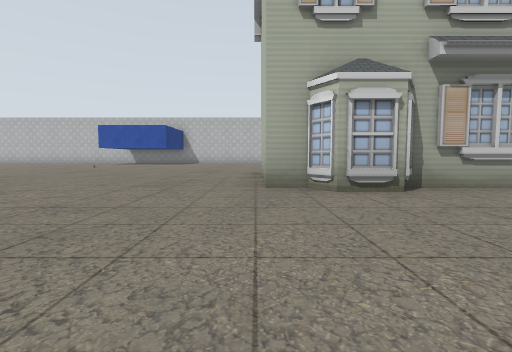
[1] (above)

24 first-person views from a walk through a Gazebo world. The camera is 0.72 m above the floor, tilts 4° down and sees 85° across. Floor lines are 1 m apart. The floor is counted in squares, 2 m on a side. Each view is taken from the middle of a square. On the plan, view 1 faces up. The plan holds only what a view shows up to about 9 squares ahead; the rest is blank. Gazebo's built-in surfaces are drawn with simple patterns. Some stock models are drawn as simple stand-ins.

[2]
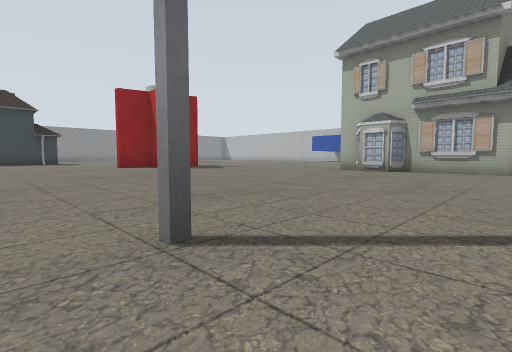

[3]
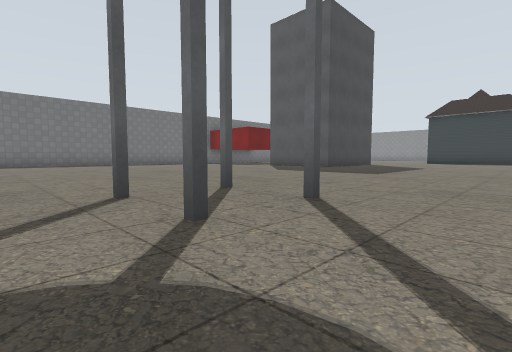

[4]
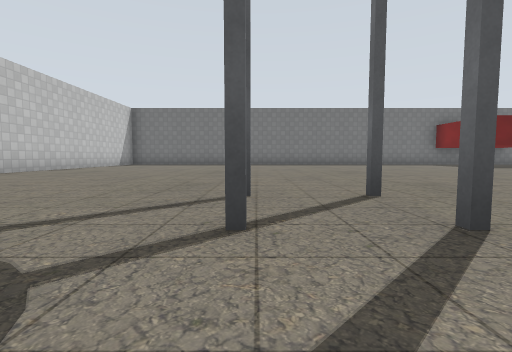

[5]
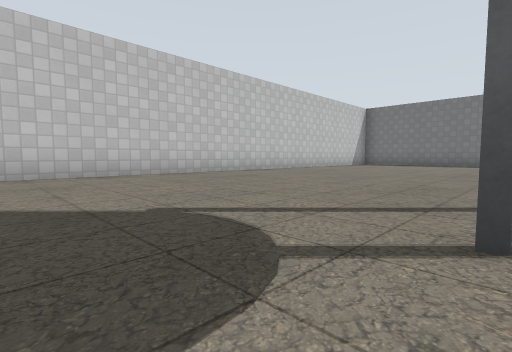

[6]
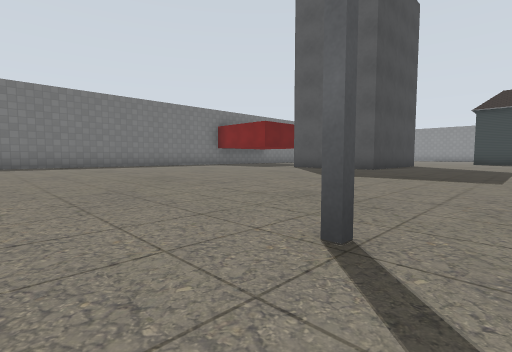

[7]
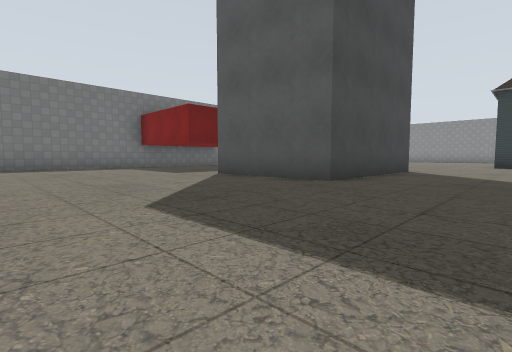

[8]
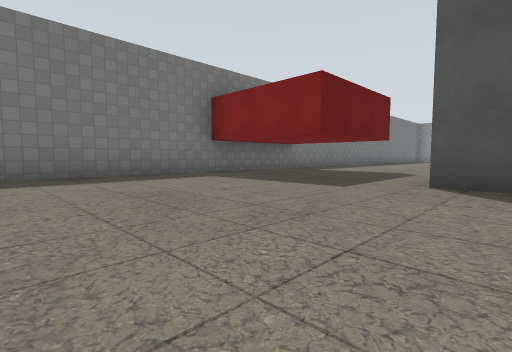

[9]
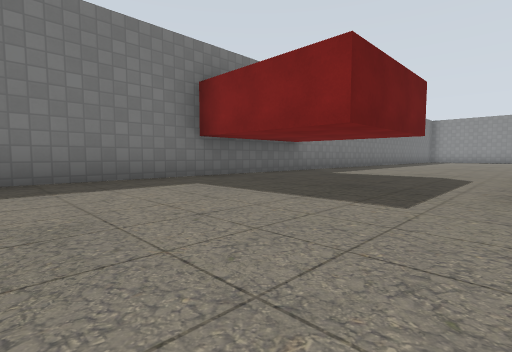

[10]
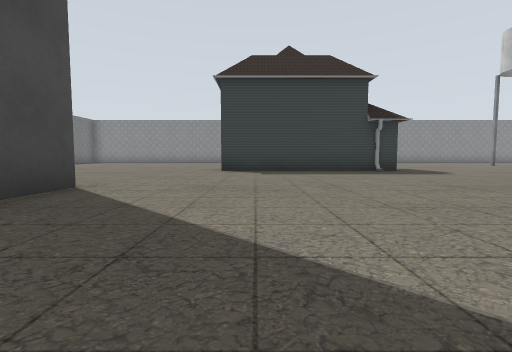

[11]
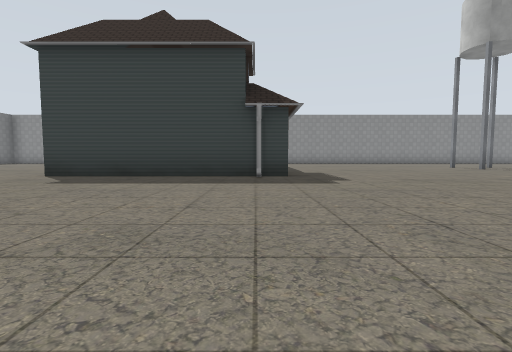

[12]
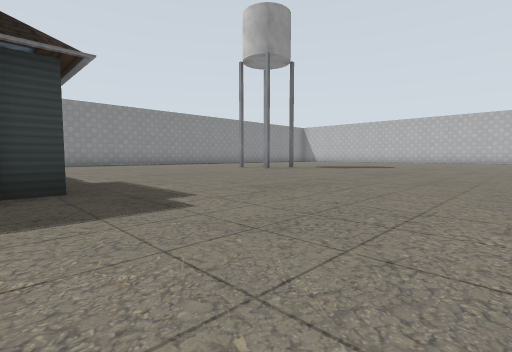

[13]
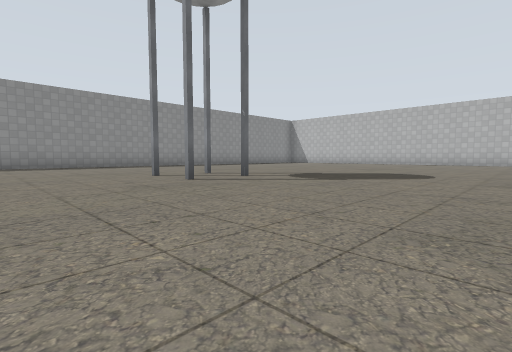

[14]
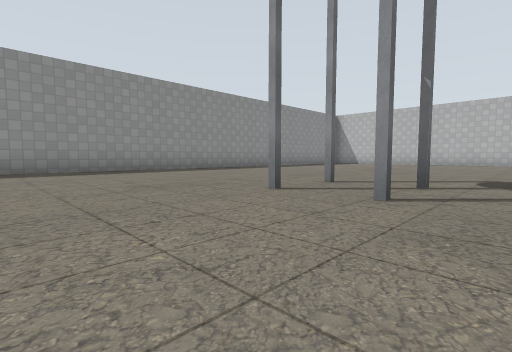

[15]
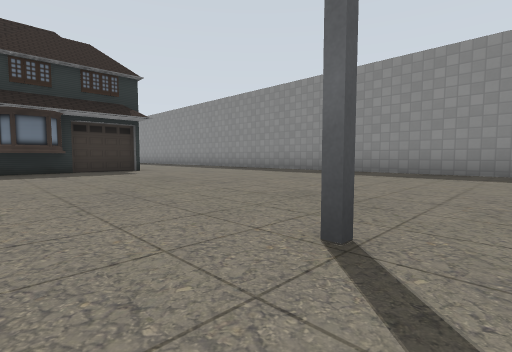

[16]
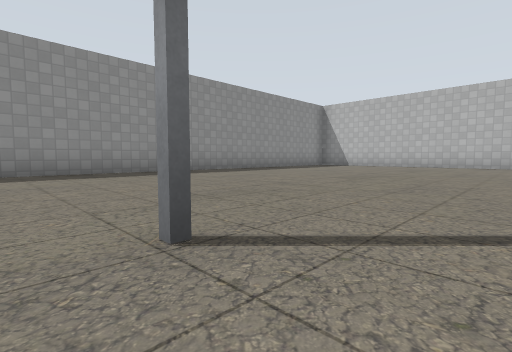

[17]
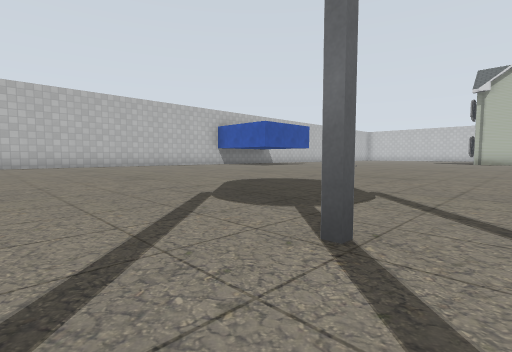

[18]
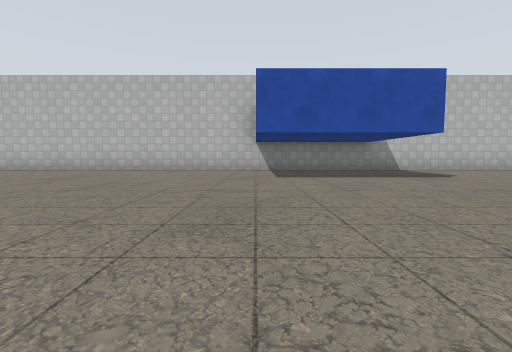

[19]
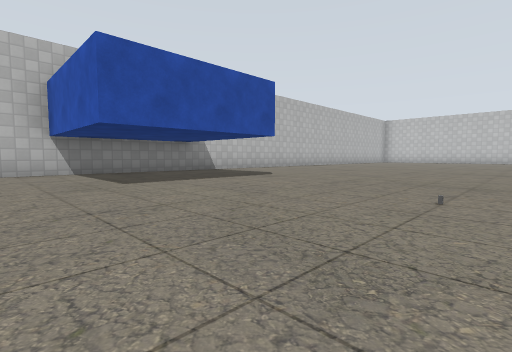

[20]
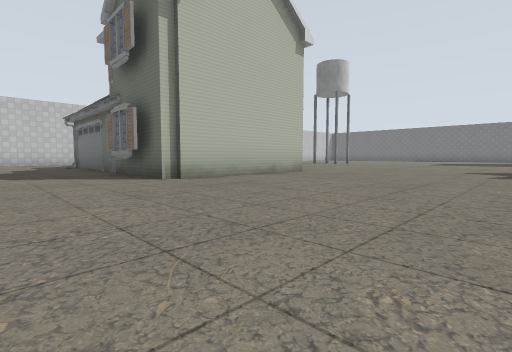

[21]
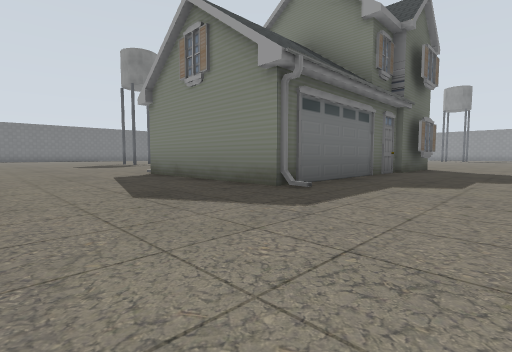

[22]
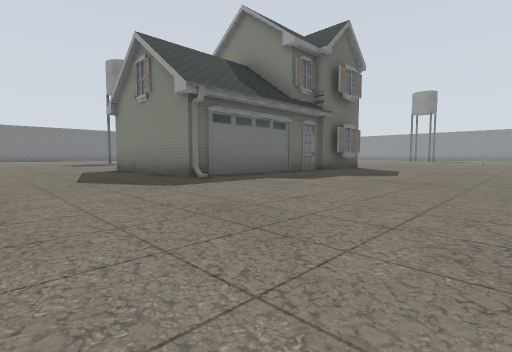

[23]
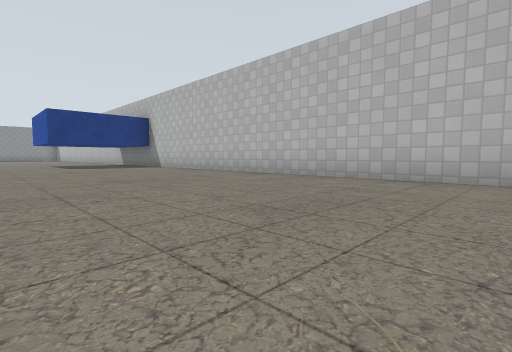

[24]
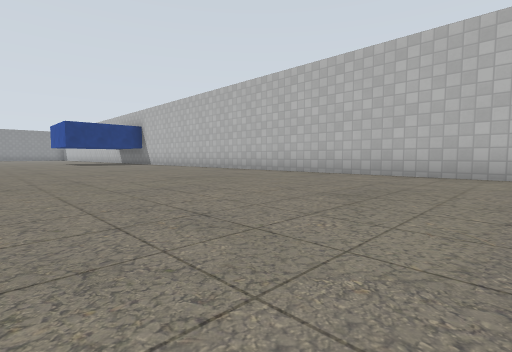

### Floor plan
Key: @ floor where view 1 was taken; # wall or solid block; . floor; H house; T tower; S shop; B red box; L blue box; O other object.
Columns run from 21 left of view 1 to 10 right of it. Each row starts with its distance up from view 1.
 16      ##########L###############
 15     ..........L..L.............
 14    ...........L..L.............
 13   ............LLLL.............
 12  ..............................
 11 #..............................
 10 #...............O..............
  9 #..............................
  8 #..............................
  7 #.....................HH...H...
  6 #.....TT.............H HH  H...
  5 #....................H HH  H...
  4 #.....TT......   ....H HH  H...
  3 #.............   .....H... H...
  2 #.............   ......... ....
  1 #.............   ......... ....
  0 #............. ##....@.........
 -1 #.............................
 -2  .....H.  H....................#
 -3   ..HHHHHHH.............TT.....#
 -4         H.H....................#
 -5      HH  HH.............TT.....#
 -6         .H.....................#
 -7         .......................#
 -8        .......SSSS.............#
 -9        .....     S.............#
-10         .......................#
-11         .......................#
-12          .....B..B...........
-13           ....B..B..........
-14            ...B#BB........
-15             ##############

Positions as (right, up) in squares from view 1, and headings:
1: (0, 0), facing up
2: (4, -4), facing up-left
3: (5, -2), facing down-left
4: (4, -2), facing down
5: (4, -2), facing down-right
6: (4, -4), facing down-left
7: (0, -5), facing down-left
8: (0, -9), facing down-left
9: (-1, -10), facing down-left
10: (-4, -5), facing left
11: (-6, -2), facing left
12: (-8, -2), facing up-left
13: (-10, 2), facing up-left
14: (-13, 2), facing up-left
15: (-14, 5), facing down-left
16: (-14, 5), facing up-left
17: (-15, 5), facing up-right
18: (-7, 8), facing up
19: (-8, 9), facing up-right
20: (-4, 9), facing down-right
21: (9, 9), facing down-left
22: (9, 11), facing down-left
23: (6, 11), facing up-left
24: (9, 10), facing up-left
